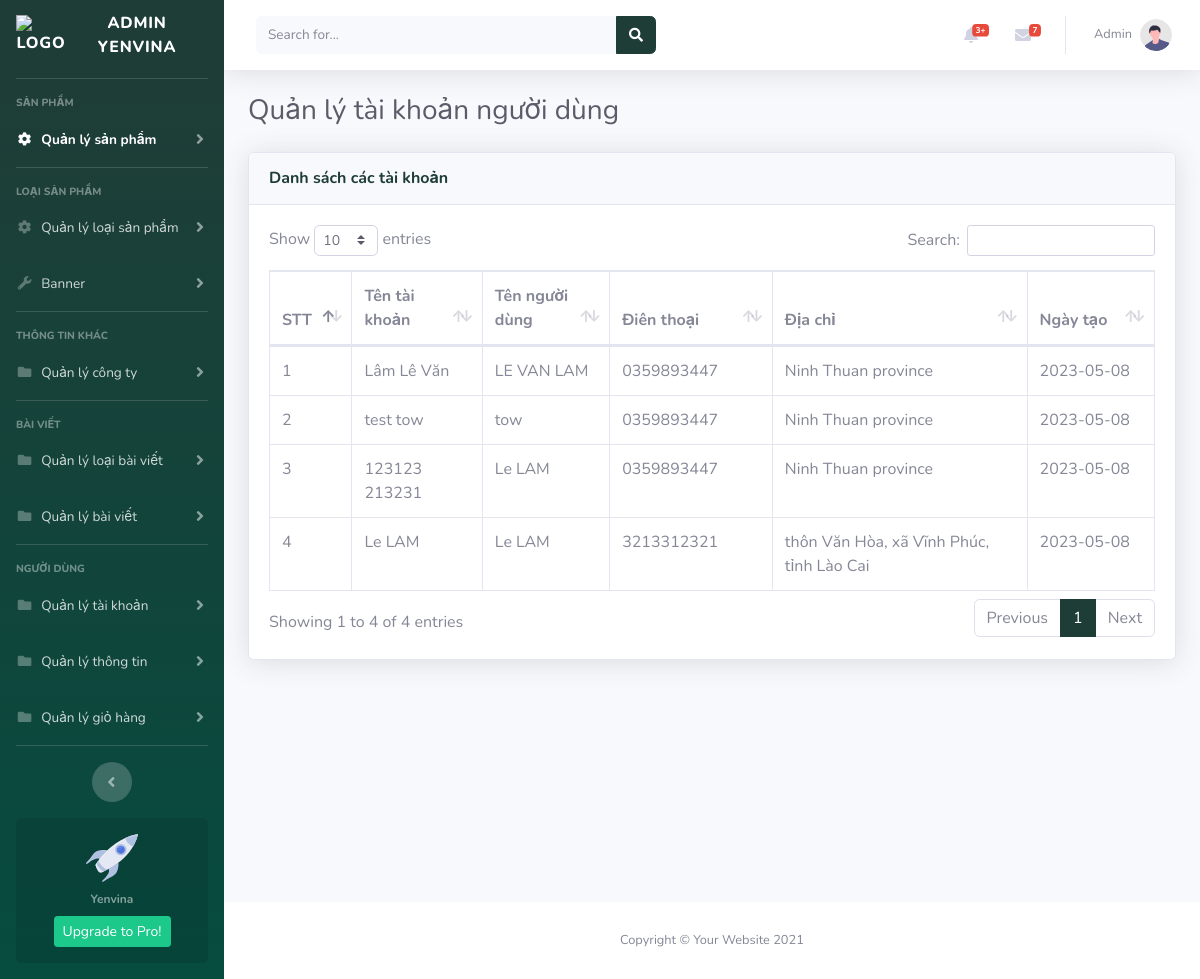
Page /Admin_yenvina/ui/group_user/user/user_list.php (signed in) on the earlier database version.
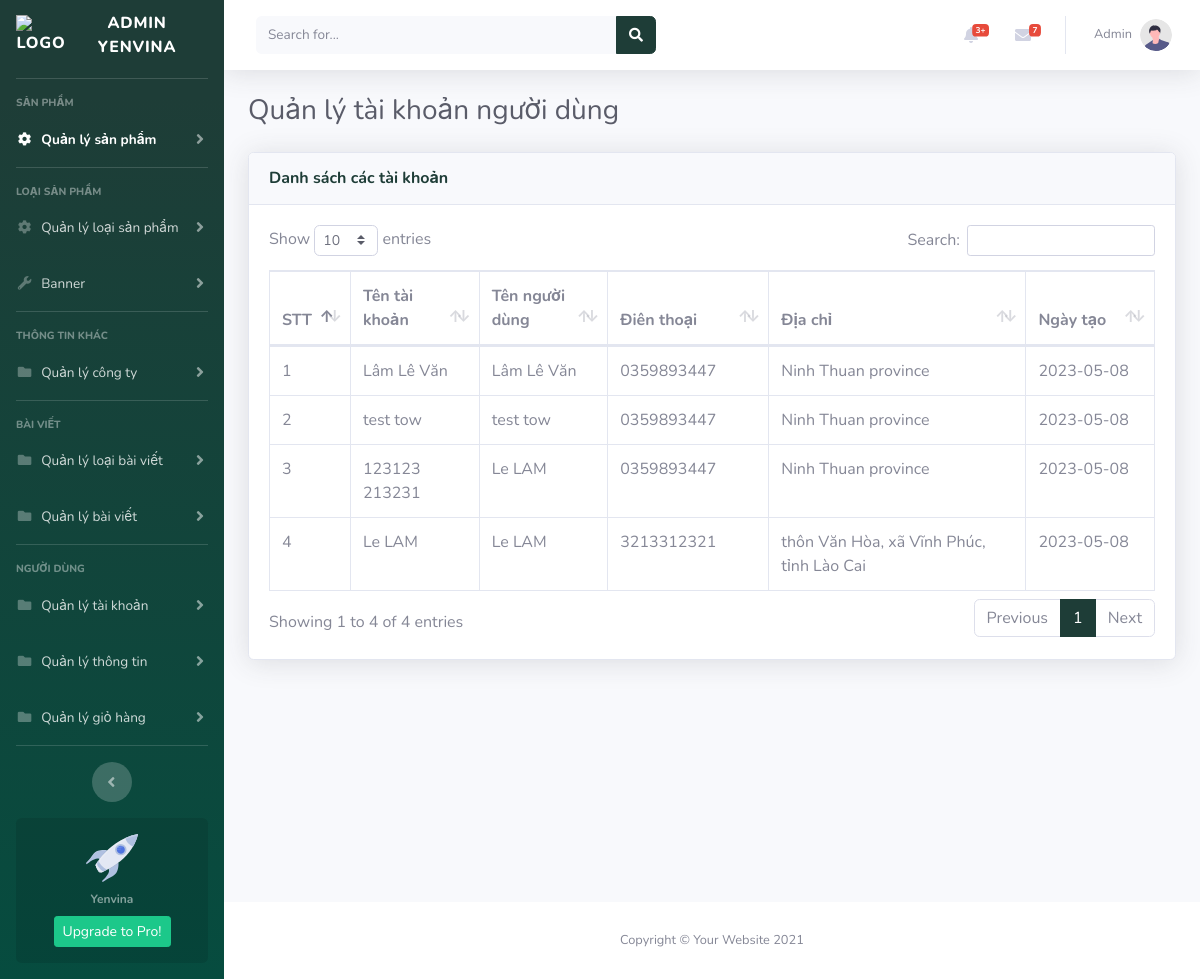
Same page on the later database version.
### tables this page shows
CREATE TABLE `user_web` (
  `id` int(11) NOT NULL,
  `user_id` text NOT NULL,
  `user_name` text NOT NULL,
  `email` text NOT NULL,
  `password` text NOT NULL,
  `member` text NOT NULL DEFAULT 'Khách hàng thường',
  `create_at` date NOT NULL DEFAULT current_timestamp(),
  `update_at` date NOT NULL
);

CREATE TABLE `info_user` (
  `info_id` int(11) NOT NULL,
  `user_id` text NOT NULL,
  `name_user` text NOT NULL,
  `phone` text NOT NULL,
  `address` text NOT NULL,
  `create_at` date NOT NULL DEFAULT current_timestamp(),
  `update_at` date NOT NULL
);

### model/database.php (called while the page is built, shortened)
<?php
class Database
{
    public static $connection = NULL;
    public function __construct()
    {
        if(!self::$connection) {
            self::$connection = new mysqli(DB_HOST, DB_USER, DB_PASSWORD, DB_NAME, PORT);
            self::$connection->set_charset('utf8mb4');
        }
        return self::$connection;
    }
    public function select($sql)
    {
        $sql->execute();
        $items = $sql->get_result()->fetch_all(MYSQLI_ASSOC);
        return $items;
    }
}

### model/user_web.php (called while the page is built, shortened)
<?php
require_once __DIR__."/database.php";
class UserWeb extends Database{
    function getAllInfoOfUser(){
        $sql = parent::$connection->prepare("SELECT * FROM `user_web`,`info_user` WHERE `user_web`.`user_id` = `info_user`.`user_id`");
        return parent::select($sql);
    }
}

### Admin_yenvina/ui/group_user/user/user_list.php (the view)
<?php
include_once "../../../header.php";
require_once $refRoot . "./model/user_web.php";
$user = new UserWeb();
$getAllInfoOfUser = $user->getAllInfoOfUser();
?>
            <div class="container-fluid">
                <div class="d-sm-flex align-items-center justify-content-between mb-4">
                    <h1 class="h3 mb-0 text-gray-800">Quản lý tài khoản người dùng</h1>
                </div>
                <div class="card shadow mb-4">
                        <div class="card-header py-3">
                            <h6 class="m-0 font-weight-bold text-primary">Danh sách các tài khoản</h6>
                        </div>
                        <div class="card-body">
                            <div class="table-responsive">
                                <table class="table table-bordered" id="dataTable" width="100%" cellspacing="0">
                                    <thead>
                                        <tr>
                                            <th width="2%">STT</th>
                                            <th width="10%">Tên tài khoản</th>
                                            <th width="10%">Tên người dùng</th>
                                            <th width="10%">Điên thoại</th>
                                            <th width="20%">Địa chỉ</th>
                                            <th width="10%">Ngày tạo</th>
                                        </tr>
                                    </thead>
                                    <tbody>
                                        <?php
                                        $count = 1;
                                        foreach($getAllInfoOfUser as $item){ ?>
                                        <tr>
                                            <td><?= $count++; ?></td>
                                            <td><?=$item['user_name']?></td>
                                            <td><?=$item['name_user']?></td>
                                            <td><?=$item['phone']?></td>
                                            <td><?=$item['address']?></td>
                                            <td><?=$item['create_at']?></td>
                                        </tr>
                                        <?php } ?>
                                    </tbody>
                                </table>
                            </div>
                        </div>
                    </div>
                </div>
            </div>
    <?php
    include $refRoot ."./Admin_yenvina/footer.php";
    ?>

Differences in the rows shown:
changed through a linked row, user_web "Lâm Lê Văn": info_user.name_user "LE VAN LAM" → "Lâm Lê Văn"
changed through a linked row, user_web "test tow": info_user.name_user "tow" → "test tow"
